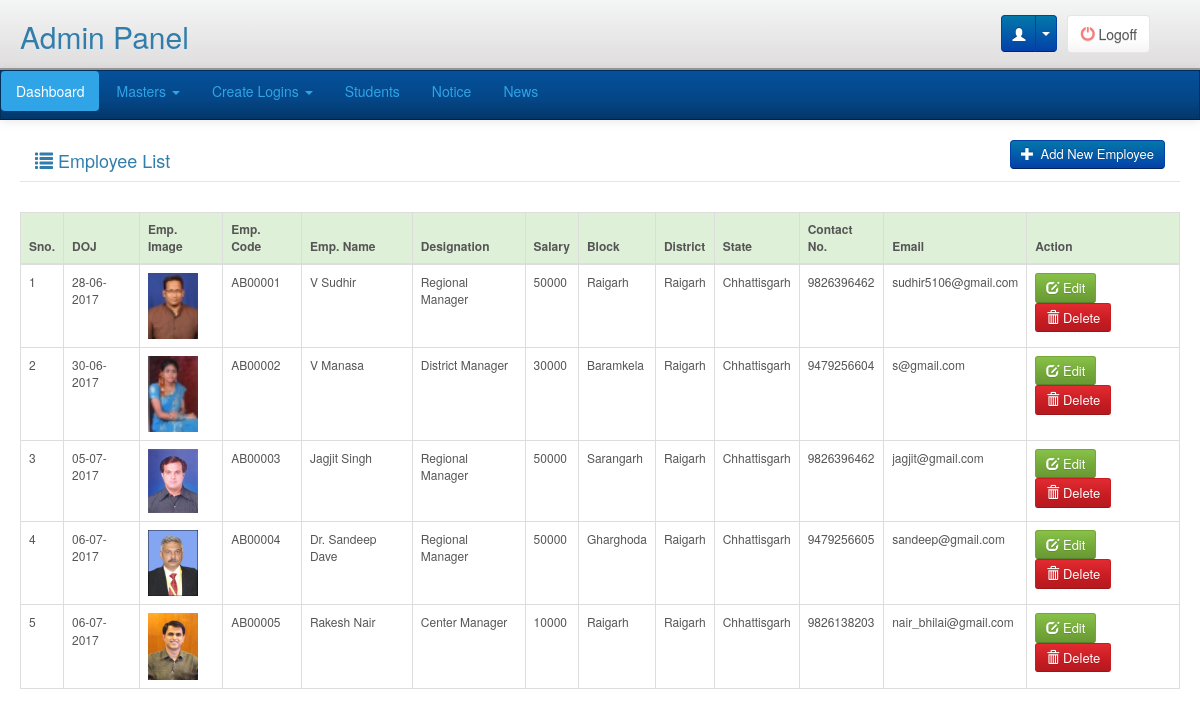
The page /adminpanel/masters/employee/index.php (signed in) on the database its author committed.
### tables this page shows
CREATE TABLE `employee_master` (
  `EMP_Id` mediumint(9) NOT NULL,
  `EMP_Code` varchar(75) NOT NULL,
  `EMP_Name` varchar(75) NOT NULL,
  `DOJ` date NOT NULL,
  `EMP_Designation` varchar(75) NOT NULL,
  `EMP_Image` varchar(75) NOT NULL,
  `State_Id` tinyint(4) NOT NULL,
  `District_Id` smallint(6) NOT NULL,
  `Block_Id` int(11) NOT NULL,
  `EMP_Address` varchar(300) NOT NULL,
  `EMP_Contact` varchar(15) NOT NULL,
  `EMP_Email` varchar(50) NOT NULL,
  `EMP_Salary` int(11) NOT NULL,
  `Posting_Place` varchar(50) NOT NULL,
  `Duty_Time` varchar(50) NOT NULL,
  `Visiting_Date_Place` varchar(50) NOT NULL
);

CREATE TABLE `block_master` (
  `Block_Id` int(11) NOT NULL,
  `Block_Name` varchar(50) NOT NULL,
  `District_Id` smallint(6) NOT NULL
);

CREATE TABLE `district_master` (
  `District_Id` smallint(6) NOT NULL,
  `State_Id` tinyint(4) NOT NULL,
  `District_Name` varchar(100) NOT NULL
);

CREATE TABLE `state_master` (
  `State_Id` tinyint(4) NOT NULL,
  `State_Name` varchar(100) NOT NULL
);

### libraries/classes/DBConn.php (called while the page is built, shortened)
<?php
class DBConn  extends Conn {
	 function ExecuteQuery($userQuery)
	{
		$result= mysql_query($userQuery);
                $num_fields = mysql_num_fields($result);
				$obj = array();
				$x=1;
				while($row=mysql_fetch_array($result)){
				  for($j=0;$j<$num_fields;$j++){
					 $name = mysql_field_name($result, $j);
					 $obj[$x][$name]=$row[$name];
					}
					$x++;
					}
     return $obj;
	}
}
?>

### adminpanel/masters/employee/index.php (the view, shortened to what this page needs)
<?php
require_once(PATH_LIBRARIES.'/classes/DBConn.php');
include(PATH_ADMIN_INCLUDE.'/header.php');
$db = new DBConn();
$getemployee=$db->ExecuteQuery("SELECT DATE_FORMAT(DOJ,'%d-%m-%Y') AS DOJ, e.EMP_Id, e.EMP_Code, e.EMP_Image, e.EMP_Name, e.EMP_Designation, b.Block_Name, d.District_Name, s.State_Name, e.EMP_Contact, EMP_Email, EMP_Salary
FROM employee_master e
LEFT JOIN block_master b ON e.Block_Id = b.Block_Id
LEFT JOIN district_master d ON e.District_Id = d.District_Id
LEFT JOIN state_master s ON d.State_Id = s.State_Id
");
?>
<div class="main">
	<div class="page-title">
        <div>
            <div class="col-lg-5 pull-left"><h4><i class="glyphicon glyphicon-list"></i> Employee List</h4></div>
            <div class="col-lg-5 pull-right">
                <div class="ef_header_tools pull-right">
                    <a class="btn btn-primary" href="add_employee.php" title="Add course"><i class="glyphicon glyphicon-plus"></i>&nbsp;Add New Employee</a>
                </div>
            </div>
        </div>
        <div class="clearfix">&nbsp;</div>
    </div>
    <table class="table table-hover table-bordered" id="addedProducts">
      <thead>
        <tr class="success">
          <th>Sno.</th>
          <th>DOJ</th>
          <th>Emp. Image</th>
          <th>Emp. Code</th>
          <th>Emp. Name</th>
          <th>Designation</th>
          <th>Salary</th>
          <th>Block</th>
          <th>District</th>
          <th>State</th>
          <th>Contact No.</th>
          <th>Email</th>
          <th>Action</th>
        </tr>
      </thead>
      <tbody>
        <?php
            $i=1;
            foreach($getemployee as $getemployeeVal){ ?>
        <tr>
          <td><?php echo $i;?></td>
          <td><?php echo $getemployeeVal['DOJ'];?></td>
          <td><img width="50px;" src="<?php echo PATH_DATA_IMAGE ?>/employee/thumb/<?php echo $getemployeeVal['EMP_Image'];?>" alt="" /></td>
          <td><?php echo $getemployeeVal['EMP_Code'];?></td>
          <td><?php echo $getemployeeVal['EMP_Name'];?></td>
          <td><?php echo $getemployeeVal['EMP_Designation'];?></td>
          <td><?php echo $getemployeeVal['EMP_Salary'];?></td>
          <td><?php echo $getemployeeVal['Block_Name'];?></td>
          <td><?php echo $getemployeeVal['District_Name'];?></td>
          <td><?php echo $getemployeeVal['State_Name'];?></td>
          <td><?php echo $getemployeeVal['EMP_Contact'];?></td>
          <td><?php echo $getemployeeVal['EMP_Email'];?></td>
          <td><button type="button" id="editbtn" class="btn btn-success btn-sm" onClick="window.location.href='edit_employee.php?id=<?php echo $getemployeeVal['EMP_Id'];?>'" > <span class="glyphicon glyphicon-edit"></span> Edit </button>
            <button type="button" class="btn btn-danger btn-sm delete" id="<?php echo $getemployeeVal['EMP_Id']; ?>" name="delete"> <span class="glyphicon glyphicon-trash"></span> Delete </button></td>
        </tr>
        <?php $i++;} ?>
      </tbody>
    </table>
</div>

### css/adminpanel_style.css (style rules this page uses)
.table { font-size: 12px; }
.main { margin:20px 20px 100px 20px; }
.btn { padding: 4px 10px; font-size: 13px; text-align: center; cursor: pointer; }
.btn-primary { color: #ffffff; text-shadow: 0 -1px 0 rgba(0,0,0,0.25); background-color: #0362a9; background-image: linear-gradient(to bottom,#0378a9,#0341a9); background-repeat: repeat-x; filter: progid:DXImageTransform.Microsoft.gradient(startColorstr='#000378a8', endColorstr='#000341a8', GradientType=0); border-color: #0341a9 #0341a9 #02245e; }
.btn i { margin-right: 3px; }
.page-title { border-bottom: 1px solid #E5E5E5; margin-bottom:30px; }

### rows shown on the page
employee_master: DOJ "28-06-2017", EMP_Image (picture), EMP_Code "AB00001", EMP_Name "V Sudhir", EMP_Designation "Regional Manager", EMP_Salary "50000", Block_Id.Block_Name "Raigarh", District_Id.District_Name "Raigarh", State_Id.State_Name "Chhattisgarh", EMP_Contact "9826396462", EMP_Email "sudhir5106@gmail.com"
employee_master: DOJ "30-06-2017", EMP_Image (picture), EMP_Code "AB00002", EMP_Name "V Manasa", EMP_Designation "District Manager", EMP_Salary "30000", Block_Id.Block_Name "Baramkela", District_Id.District_Name "Raigarh", State_Id.State_Name "Chhattisgarh", EMP_Contact "9479256604", EMP_Email "s@gmail.com"
employee_master: DOJ "05-07-2017", EMP_Image (picture), EMP_Code "AB00003", EMP_Name "Jagjit Singh", EMP_Designation "Regional Manager", EMP_Salary "50000", Block_Id.Block_Name "Sarangarh", District_Id.District_Name "Raigarh", State_Id.State_Name "Chhattisgarh", EMP_Contact "9826396462", EMP_Email "jagjit@gmail.com"
employee_master: DOJ "06-07-2017", EMP_Image (picture), EMP_Code "AB00004", EMP_Name "Dr. Sandeep Dave", EMP_Designation "Regional Manager", EMP_Salary "50000", Block_Id.Block_Name "Gharghoda", District_Id.District_Name "Raigarh", State_Id.State_Name "Chhattisgarh", EMP_Contact "9479256605", EMP_Email "sandeep@gmail.com"
employee_master: DOJ "06-07-2017", EMP_Image (picture), EMP_Code "AB00005", EMP_Name "Rakesh Nair", EMP_Designation "Center Manager", EMP_Salary "10000", Block_Id.Block_Name "Raigarh", District_Id.District_Name "Raigarh", State_Id.State_Name "Chhattisgarh", EMP_Contact "9826138203", EMP_Email "nair_bhilai@gmail.com"
